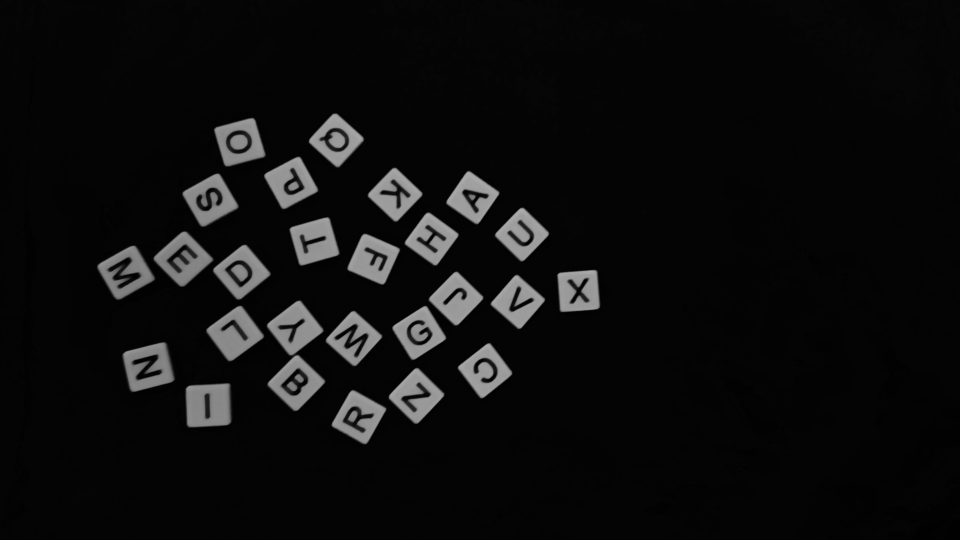
#> input picture vision/output_photo4.jpg, 1920 x 1080 px (shown at 1/2 size)
$ python tile_character_extractor.py
#> lines starting #> are read from the running program, lines starting #| are printed output that depends on the picture; after the words box and inside, x2 and y2 are one past the last pixel; in counts of white or black regions, pixels touching at a corner belong together
### vision/extract_tiles.py
from oak import Oak
import cv2
import numpy as np
import time
import sys

class TileExtractor:
    """Grabs a grayscale frame from the Oak camera, detects Scrabble tile
    bounding boxes, draws them on the image, and writes the result to disk."""

    def __init__(self, camera_config="camera.yaml", photo_path=None):
        # self.oak = Oak(camera_config)
        self.photo_path = photo_path or "output_photo4.jpg"
        time.sleep(10)

    # ── Tile detection ───────────────────────────────────────────────

    @staticmethod
    def _detect_tiles(gray):
        """Find individual Scrabble tiles via Canny edges + contour filtering.

        Returns a list of cv2 RotatedRect tuples: ((cx, cy), (w, h), angle).
        """
        blurred = cv2.GaussianBlur(gray, (5, 5), 0)
        edges = cv2.Canny(blurred, 20, 75)

        kernel = cv2.getStructuringElement(cv2.MORPH_RECT, (3, 3))
        closed = cv2.dilate(edges, kernel, iterations=3)

        contours, _ = cv2.findContours(closed, cv2.RETR_LIST, cv2.CHAIN_APPROX_SIMPLE)

        min_area = 1500
        max_area = 4000

        candidates = []
        for cnt in contours:
            area = cv2.contourArea(cnt)
            if area < min_area or area > max_area:
                continue

            perimeter = cv2.arcLength(cnt, True)
            approx = cv2.approxPolyDP(cnt, 0.06 * perimeter, True)
            if len(approx) < 4 or len(approx) > 8:
                continue

            rect = cv2.minAreaRect(cnt)
            aspect = max(rect[1]) / (min(rect[1]) + 1e-5)
            if aspect > 1.6:
                continue

            candidates.append(rect)

        # Non-maximum suppression: drop overlapping detections
        candidates.sort(key=lambda r: r[1][0] * r[1][1], reverse=True)
        tiles = []
        for rect in candidates:
            cx, cy = rect[0]
            too_close = False
            for kept in tiles:
                kcx, kcy = kept[0]
                dist = ((cx - kcx) ** 2 + (cy - kcy) ** 2) ** 0.5
                if dist < min(kept[1]) * 0.4:
                    too_close = True
                    break
            if not too_close:
                tiles.append(rect)

        return tiles

    # ── Drawing ──────────────────────────────────────────────────────

    @staticmethod
    def _draw_boxes(gray, tiles):
        """Draw rotated bounding boxes on the image and return a BGR copy."""
        output = cv2.cvtColor(gray, cv2.COLOR_GRAY2BGR)

        for rect in tiles:
            box = cv2.boxPoints(rect).astype(np.int32)
            cv2.drawContours(output, [box], 0, (0, 255, 0), 2)

            cx, cy = int(rect[0][0]), int(rect[0][1])
            cv2.circle(output, (cx, cy), 3, (0, 0, 255), -1)

        return output

    # ── Public API ───────────────────────────────────────────────────

    def extract(self, output_path="output_tiles.jpg", fps=30, output_jpg=False):
        """Continuously grab frames at specified fps, detect tiles, draw boxes, and save the image.

        Args:
            output_path: Path to save the output image
            fps: Frame rate for polling (default: 30)

        Returns:
            tiles: list of detected RotatedRect tuples (from last frame)
            output: the annotated BGR image (numpy array) (from last frame)
        """
        frame_time = 1.0 / fps
        tiles = None
        output = None

        try:
            while True:
                start_time = time.time()

                frame = cv2.imread(self.photo_path)#self.oak.get_gray()
                if frame is None:
                    time.sleep(frame_time)
                    continue

                gray = frame if len(frame.shape) == 2 else cv2.cvtColor(frame, cv2.COLOR_BGR2GRAY)
                tiles = self._detect_tiles(gray)
                output = self._draw_boxes(gray, tiles)


                cv2.imwrite(output_path, output)
                print(f"Saved {len(tiles)} tile boxes to {output_path}")

                # Maintain 30 fps by sleeping for remaining time
                elapsed = time.time() - start_time
                sleep_time = max(0, frame_time - elapsed)
                if sleep_time > 0:
                    time.sleep(sleep_time)

                return tiles, gray

        except KeyboardInterrupt:
            print("\nStopping tile extraction...")

        return tiles, output


# [4 lines that do not run on import are left out]
    # Let Python handle cleanup naturally - explicit close() causes deadlocks

### vision/tile_character_extractor.py
"""Tile character extractor using direct image matching against labeled crop data.

Extracts tiles from an image using extract_tiles, then compares each tile crop
against all non-synthetic reference images in letter_data/A..Z/ and outputs
the best-matching letter for each tile.

Matching approach:
  - Both tile crops and reference images are normalized to grayscale, resized,
    and CLAHE-equalized (but NOT binarized, to preserve structural detail).
  - For each letter, the score is the best (lowest) MSE across all reference
    images for that letter.  Also tries all four rotations (0/90/180/270)
    to handle tiles that come out rotated after perspective warp.
  - A winner-margin is required so ambiguous tiles are flagged.
"""

import os
import sys
import cv2
import numpy as np

from extract_tiles import TileExtractor

# ── Paths ────────────────────────────────────────────────────────────
VISION_DIR = os.path.dirname(os.path.abspath(__file__))
LETTER_DATA_DIR = os.path.join(VISION_DIR, "letter_data")

# ── Matching parameters ──────────────────────────────────────────────
MATCH_SIZE = 64           # resize both crop and ref to this before comparing
LETTER_ROI_FRAC = 0.70    # center-crop fraction to isolate the letter
INK_THRESHOLD = 140       # below this = dark pixel
BLACK_PIXEL_THRESH = 0.02 # min dark-pixel ratio to consider non-blank
MIN_WINNER_MARGIN = 0.005 # best must beat second-best by this (MSE scale)
ROTATION_PENALTY  = 0.008 # added to MSE for 90/270 rotations, prefer upright


# ── Normalization (same pipeline for tile crops AND reference images) ─

def _letter_roi(img, center_frac=LETTER_ROI_FRAC):
    """Center-crop to isolate the letter and drop tile edges."""
    h, w = img.shape[:2]
    m = (1.0 - center_frac) / 2.0
    y0, y1 = int(h * m), int(h * (1 - m))
    x0, x1 = int(w * m), int(w * (1 - m))
    return img[y0:y1, x0:x1]


_clahe = cv2.createCLAHE(clipLimit=2.0, tileGridSize=(4, 4))


def normalize(img, size=MATCH_SIZE):
    """ROI crop -> grayscale -> resize -> CLAHE equalize -> float [0,1]."""
    if img.ndim > 2:
        img = cv2.cvtColor(img, cv2.COLOR_BGR2GRAY)
    roi = _letter_roi(img, LETTER_ROI_FRAC)
    resized = cv2.resize(roi, (size, size), interpolation=cv2.INTER_AREA)
    eq = _clahe.apply(resized)
    return eq.astype(np.float32) / 255.0


# ── Matching ─────────────────────────────────────────────────────────

def _mse(a, b):
    """Mean-squared error between two float images. Lower = better match."""
    return float(np.mean((a - b) ** 2))


# ── Tile cropping (borrowed from process_image) ─────────────────────

def _order_points(pts):
    pts = np.asarray(pts, dtype=np.float32)
    order = np.lexsort((pts[:, 0], pts[:, 1]))
    ordered = pts[order]
    tl, tr, bl, br = ordered[0], ordered[1], ordered[2], ordered[3]
    return np.array([tl, tr, br, bl], dtype=np.float32)


def crop_tile(gray, rect, pad=6):
    """Warp a rotated rect into an upright square crop (grayscale 128x128)."""
    if rect[1][0] <= 0 or rect[1][1] <= 0:
        return np.ones((128, 128), dtype=np.uint8) * 255

    src_pts = cv2.boxPoints(rect).astype(np.float32)
    h_img, w_img = gray.shape
    src_pts[:, 0] = np.clip(src_pts[:, 0], 0, w_img - 1)
    src_pts[:, 1] = np.clip(src_pts[:, 1], 0, h_img - 1)
    src_pts = _order_points(src_pts)

    size = int(max(rect[1])) + pad * 2
    if size <= 0:
        return np.ones((128, 128), dtype=np.uint8) * 255

    dst_pts = np.array(
        [[pad, pad], [size - pad, pad],
         [size - pad, size - pad], [pad, size - pad]],
        dtype=np.float32,
    )
    try:
        M = cv2.getPerspectiveTransform(src_pts, dst_pts)
    except cv2.error:
        return np.ones((128, 128), dtype=np.uint8) * 255

    crop = cv2.warpPerspective(gray, M, (size, size),
                               flags=cv2.INTER_LINEAR,
                               borderMode=cv2.BORDER_CONSTANT,
                               borderValue=255)
    h, w = crop.shape
    margin_h = int(h * 0.15)
    margin_w = int(w * 0.15)
    if margin_h * 2 >= h or margin_w * 2 >= w:
        inner = crop
    else:
        inner = crop[margin_h:h - margin_h, margin_w:w - margin_w]
    inner = cv2.resize(inner, (80, 80), interpolation=cv2.INTER_CUBIC)
    inner = cv2.copyMakeBorder(inner, 24, 24, 24, 24, cv2.BORDER_CONSTANT, value=255)
    return inner


def is_blank(crop):
    """True if center region has too few dark pixels to be a letter."""
    h, w = crop.shape[:2]
    center = crop[h // 4:3 * h // 4, w // 4:3 * w // 4]
    dark_ratio = np.sum(center < INK_THRESHOLD) / center.size
    return dark_ratio < BLACK_PIXEL_THRESH


# ── Reference image loading ──────────────────────────────────────────

def load_reference_images(letter_data_dir=LETTER_DATA_DIR):
    """Load all non-synthetic reference images from letter_data/A..Z
    AND from crops-NN directories (which have labeled files like A.png, B.png).

    Returns dict: { 'A': [norm_img1, norm_img2, ...], 'B': [...], ... }
    """
    references = {}
    total = 0

    # 1. Load from letter_data/A..Z (skip synthetics)
    for letter in "ABCDEFGHIJKLMNOPQRSTUVWXYZ":
        letter_dir = os.path.join(letter_data_dir, letter)
        if not os.path.isdir(letter_dir):
            continue
        refs = references.setdefault(letter, [])
        for fname in sorted(os.listdir(letter_dir)):
            if not fname.lower().endswith(".png"):
                continue
            # Skip synthetic images
            if fname.lower().startswith("synth"):
                continue
            path = os.path.join(letter_dir, fname)
            img = cv2.imread(path, cv2.IMREAD_GRAYSCALE)
            if img is None:
                continue
            norm = normalize(img)
            refs.append(norm)
            total += 1

    # 2. Also load from crops-NN directories (labeled letter PNGs)
    for entry in sorted(os.listdir(VISION_DIR)):
        if not entry.startswith("crops-") or entry == "crops-test":
            continue
        crop_dir_path = os.path.join(VISION_DIR, entry)
        if not os.path.isdir(crop_dir_path):
            continue
        for fname in os.listdir(crop_dir_path):
            if not fname.endswith(".png"):
                continue
            stem = os.path.splitext(fname)[0].upper()
            if len(stem) != 1 or stem not in "ABCDEFGHIJKLMNOPQRSTUVWXYZ":
                continue  # skip BAD.png, tile_000.png, etc.
            letter = stem
            path = os.path.join(crop_dir_path, fname)
            img = cv2.imread(path, cv2.IMREAD_GRAYSCALE)
            if img is None:
                continue
            norm = normalize(img)
            references.setdefault(letter, []).append(norm)
            total += 1

    print(f"Loaded {total} reference images across {len(references)} letters")
    return references


# ── Per-tile classification ──────────────────────────────────────────

def classify_tile(crop_norm, references):
    """Compare a normalized tile crop against all reference images.

    Tries all four orientations (0, 90, 180, 270 degrees) since tiles can
    end up in any rotation after perspective warp. For each letter, keeps
    the best (min) MSE across all references and orientations.

    Returns (best_letter, best_mse) or (None, best_mse).
    """
    letter_scores = {}  # letter -> best MSE (lower = better)

    # Try all four orientations (0, 90, 180, 270 degrees)
    # Apply a penalty to rotated matches so the upright orientation is
    # preferred unless a rotation gives a clearly better match. This
    # prevents confusion between rotationally-similar letters (L/J, etc.)
    orientations = [
        (crop_norm,               0.0),                # 0°   – no penalty
        (np.rot90(crop_norm, 1),  ROTATION_PENALTY),   # 90°
        (np.rot90(crop_norm, 2),  ROTATION_PENALTY / 2),  # 180° – small penalty
        (np.rot90(crop_norm, 3),  ROTATION_PENALTY),   # 270°
    ]

    for oriented, penalty in orientations:
        for letter, ref_list in references.items():
            for ref in ref_list:
                score = _mse(oriented, ref) + penalty
                if letter not in letter_scores or score < letter_scores[letter]:
                    letter_scores[letter] = score

    # Sort by ascending MSE (best first)
    ranked = sorted(letter_scores.items(), key=lambda x: x[1])
    best_letter, best_mse = ranked[0]
    second_mse = ranked[1][1] if len(ranked) > 1 else 1.0

    margin = second_mse - best_mse
    if margin < MIN_WINNER_MARGIN:
        # Too ambiguous – return best guess but flag low confidence
        return best_letter, best_mse

    return best_letter, best_mse


# ── Main pipeline ────────────────────────────────────────────────────

def extract_and_classify(photo_path=None, output_path="output_matched.jpg",
                         crop_dir=None):
    """Full pipeline: detect tiles -> crop -> match against references -> annotate.

    Returns list of (letter_or_None, score) for each detected tile.
    """
    # 1. Load reference images
    print("Loading reference images...")
    references = load_reference_images()
    if not references:
        print("ERROR: No reference images found in", LETTER_DATA_DIR)
        return []

    # 2. Detect tiles
    print("Detecting tiles...")
    extractor = TileExtractor(photo_path=photo_path)
    tiles, gray = extractor.extract()
#> in extract, frame is the input picture: shape (1080, 1920, 3); min 0, max 174, mean 14.2
#> in _detect_tiles, `edges = cv2.Canny(blurred, 20, 75)`:
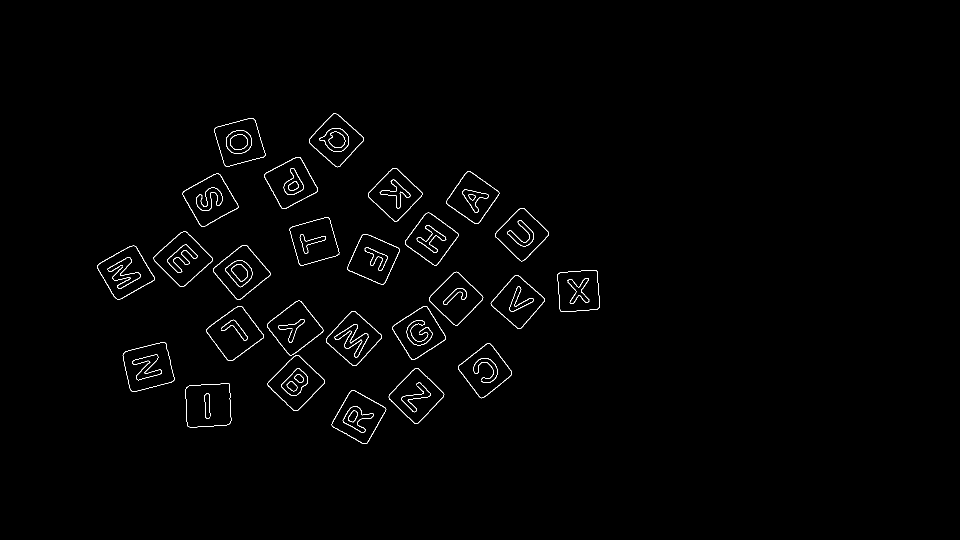
#> edges: shape (1080, 1920) (shown at 1/2 size); 0.86% white in thin lines or dots, all inside (x1, y1, x2, y2) = (195, 227, 1200, 888)
#> in _detect_tiles, `closed = cv2.dilate(edges, kernel, iterations=3)`:
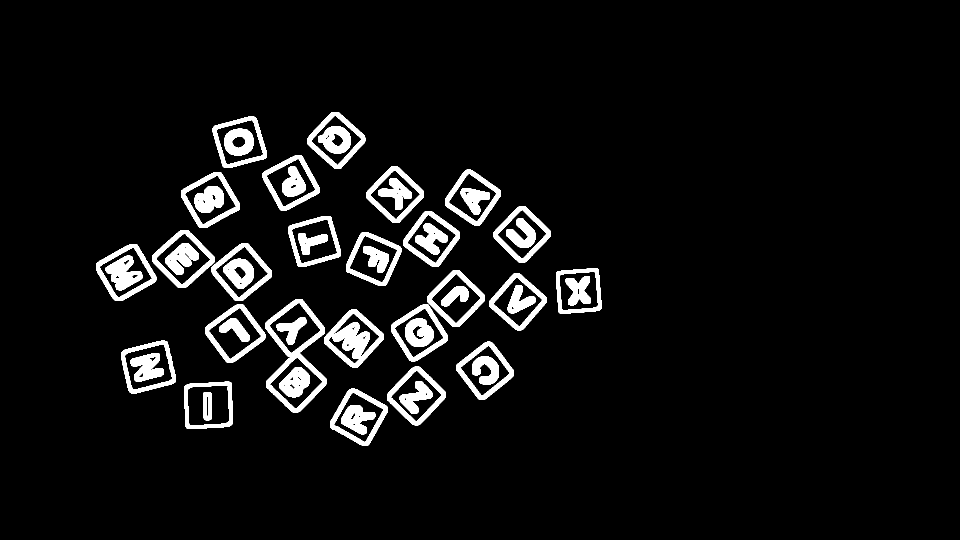
#> closed: shape (1080, 1920) (shown at 1/2 size); 6.1% white; 50 white regions
#> in _detect_tiles, `contours, _ = cv2.findContours(closed, cv2.RETR_LIST, cv2.CHAIN_APPROX..`: contours = 191 contours, 77 with area under 20; largest, box (x1, y1, x2, y2) and area: (531, 598, 653, 825) 16622, (304, 460, 429, 576) 8664, (192, 488, 313, 602) 8628, (242, 681, 352, 787) 8615, (410, 609, 531, 725) 8488
#> the loop in _detect_tiles, `for cnt in contours:` made 191 passes
#> area on passes 1, 5, 12: 22, 62.5, 126
#> after the loop in _detect_tiles, `for cnt in contours:`: candidates = 20 items
#> the loop in _detect_tiles, `for rect in candidates:` made 20 passes
#> (rect, cx, cy) on passes 1 to 12: (((712.9, 670.1), (58.35, 72.4), -48.01), 712.9, 670.1), (((248.3, 545.3), (60.64, 56.62), -29.58), 248.3, 545.3), (((671.8, 279.3), (55.86, 59.4), -45), 671.8, 279.3), (((836.7, 665.9), (54.04, 58.82), -36.03), 836.7, 665.9), (((715.5, 835.9), (52.53, 58.24), -61.93), 715.5, 835.9), (((480.4, 543.6), (51.85, 58.38), -39.81), 480.4, 543.6), (((477.5, 283.5), (53, 57), -90), 477.5, 283.5), (((417.9, 398.3), (62.08, 48.2), -25.46), 417.9, 398.3), (((293.8, 734.3), (60.63, 48.99), -14.04), 293.8, 734.3), (((947.1, 403), (48.89, 59.86), -77.91), 947.1, 403), (((970.5, 740.5), (55, 53), -90), 970.5, 740.5), (((1044.6, 602.9), (59.91, 48.29), -69.62), 1044.6, 602.9)
#> the loop in _draw_boxes, `for rect in tiles:` made 20 passes
#> (rect, box, cx, cy) on passes 1 to 6: (((712.9, 670.1), (58.35, 72.4), -48.01), [[720, 716], [666, 667], [705, 624], [759, 672]], 712, 670), (((248.3, 545.3), (60.64, 56.62), -29.58), [[235, 584], [207, 535], [260, 505], [288, 554]], 248, 545), (((671.8, 279.3), (55.86, 59.4), -45), [[673, 320], [631, 278], [670, 238], [712, 280]], 671, 279), (((836.7, 665.9), (54.04, 58.82), -36.03), [[832, 705], [797, 658], [841, 626], [875, 673]], 836, 665), (((715.5, 835.9), (52.53, 58.24), -61.93), [[728, 872], [677, 845], [702, 799], [753, 826]], 715, 835), (((480.4, 543.6), (51.85, 58.38), -39.81), [[479, 582], [441, 537], [481, 504], [519, 549]], 480, 543)
#> after the loop in _draw_boxes, `for rect in tiles:`:
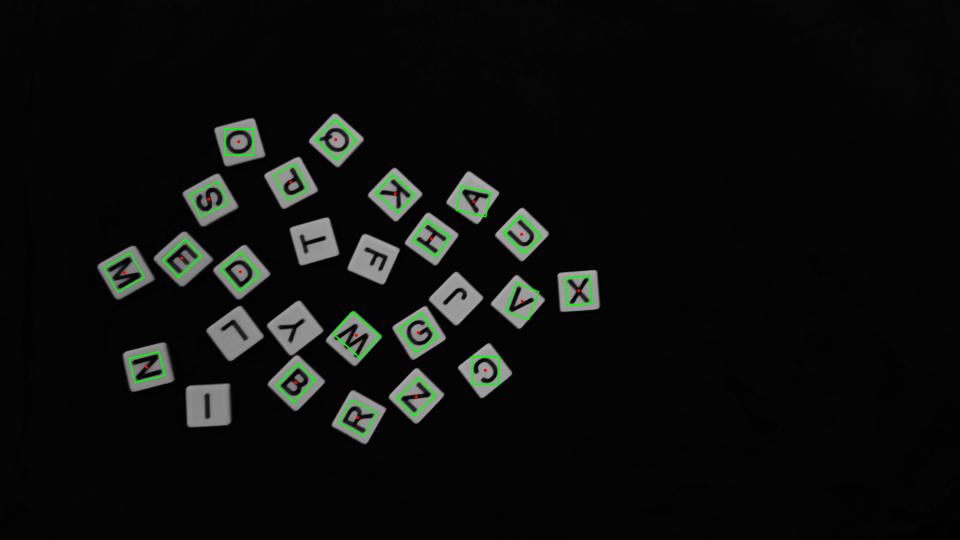
#> output: shape (1080, 1920, 3) (shown at 1/2 size); 0.66% of pixels changed, all inside (x1, y1, x2, y2) = (206, 237, 1185, 874)
#| Saved 20 tile boxes to output_tiles.jpg
#> tiles = 20 items
    if tiles is None or gray is None:
        print("ERROR: Could not get frame / detect tiles")
        return []
    print(f"Found {len(tiles)} tiles")
#| Found 20 tiles

    # 3. Crop each tile
    results = []
    letters_found = []
    for i, rect in enumerate(tiles):
        tile_crop = crop_tile(gray, rect)

        # Save crop if requested
        if crop_dir:
            os.makedirs(crop_dir, exist_ok=True)
            cv2.imwrite(os.path.join(crop_dir, f"tile_{i:03d}.png"), tile_crop)

        # Skip blank tiles
        if is_blank(tile_crop):
            results.append((rect, None, 1.0, "blank"))
            continue

        # Normalize and classify
        crop_norm = normalize(tile_crop)
        letter, mse = classify_tile(crop_norm, references)

        status = "matched" if letter else "unknown"
        results.append((rect, letter, mse, status))
        if letter:
            letters_found.append(letter)

        label = f"{letter} (mse={mse:.4f})" if letter else f"? (mse={mse:.4f})"
        print(f"  Tile {i:3d}: {label}")
#> this loop made 1 pass
#> (rect, h_img in crop_tile, w_img in crop_tile) on pass 1: (((712.9, 670.1), (58.35, 72.4), -48.01), 1080, 1920)
#> pass 1, in crop_tile, `crop = cv2.warpPerspective(gray, M, (size, size), flags=cv2.INTER_LINE..`:
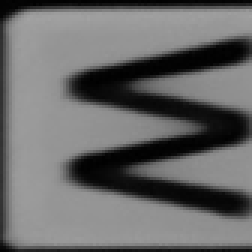
#> crop: shape (84, 84) (shown 3 times larger); min 0, max 162, mean 104.3
#> pass 1, in crop_tile, `inner = cv2.resize(inner, (80, 80), interpolation=cv2.INTER_CUBIC)`:
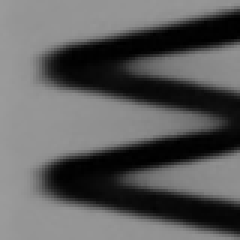
#> inner: shape (80, 80) (shown 3 times larger); min 0, max 155, mean 92.8
#> pass 1, in crop_tile, `inner = cv2.copyMakeBorder(inner, 24, 24, 24, 24, cv2.BORDER_CONSTANT,..`:
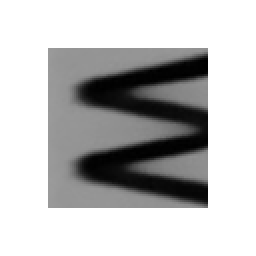
#> inner: shape (128, 128) (shown 2 times larger); min 0, max 255, mean 191.6
#> after the loop:
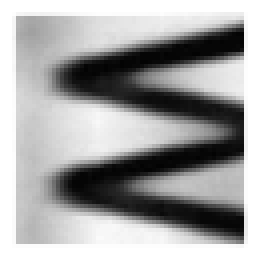
#> crop_norm: shape (64, 64) float32 (shown 4 times larger); min 0.0118, max 1, mean 0.63
#> after the loop, letters_found = []; results = []

    # 4. Summary
    n_matched = sum(1 for *_, s in results if s == "matched")
    n_blank = sum(1 for *_, s in results if s == "blank")
    n_unknown = sum(1 for *_, s in results if s == "unknown")
    print(f"\nResult: {n_matched} matched, {n_blank} blank, {n_unknown} unknown "
          f"out of {len(results)} tiles")
    if letters_found:
        print(f"Letters: {' '.join(letters_found)}")

    # 5. Draw annotated image
    output = cv2.cvtColor(gray, cv2.COLOR_GRAY2BGR)
    for rect, letter, mse, status in results:
        box = cv2.boxPoints(rect).astype(np.int32)
        if status == "matched":
            color = (0, 255, 0)
        elif status == "blank":
            color = (255, 0, 0)
        else:
            color = (0, 165, 255)
        cv2.drawContours(output, [box], 0, color, 2)
        if letter:
            cx, cy = int(rect[0][0]), int(rect[0][1])
            cv2.putText(output, letter, (cx - 10, cy + 10),
                        cv2.FONT_HERSHEY_SIMPLEX, 0.8, (0, 0, 255), 2)

    cv2.imwrite(output_path, output)
    print(f"Saved annotated image -> {output_path}")

    return [(letter, score) for _, letter, score, _ in results]


# ── CLI ──────────────────────────────────────────────────────────────

if __name__ == "__main__":
    photo = sys.argv[1] if len(sys.argv) > 1 else None
    out = sys.argv[2] if len(sys.argv) > 2 else "output_matched.jpg"
#> (the run stopped early here; a loop or call above may not have finished)
